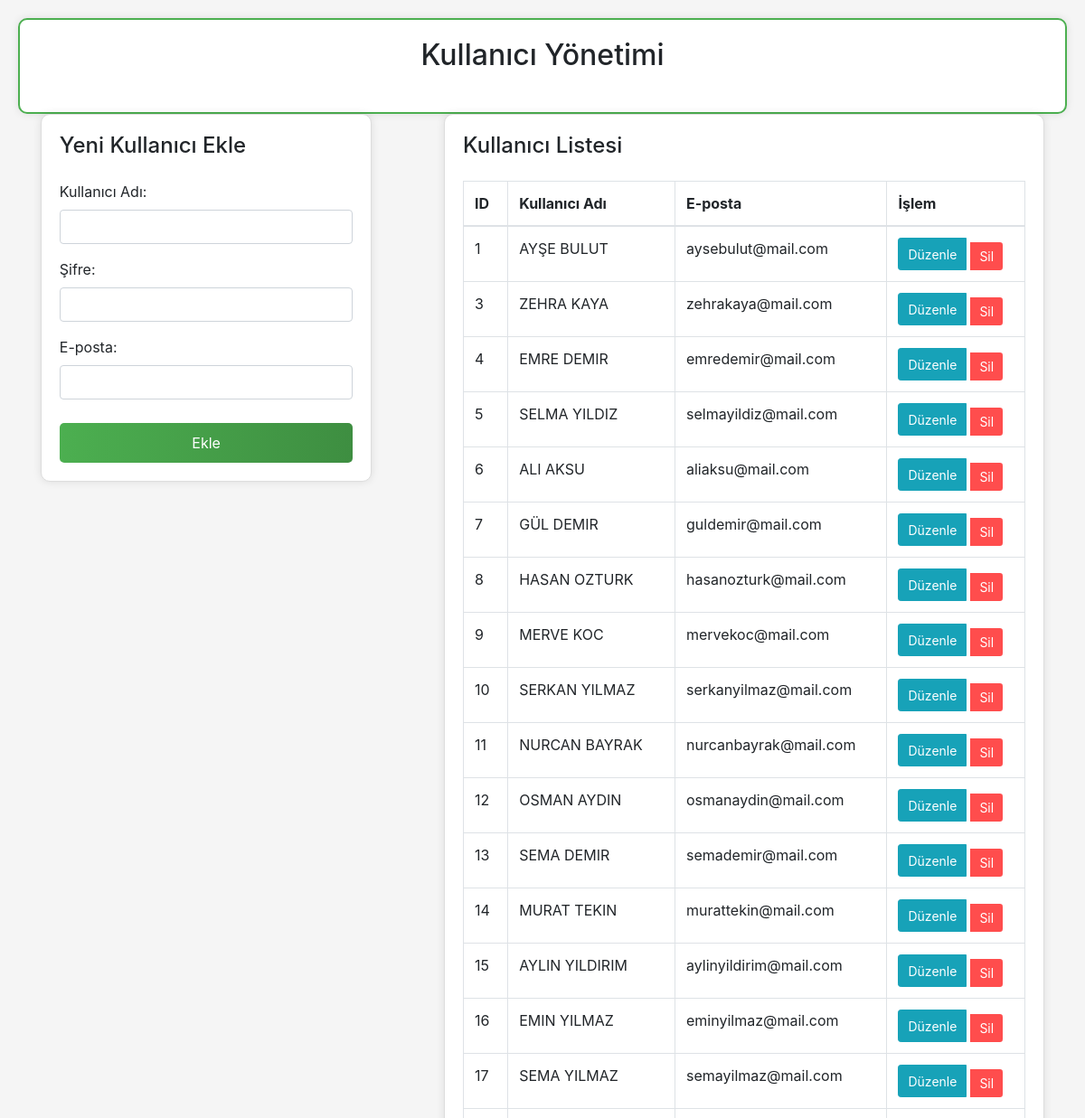
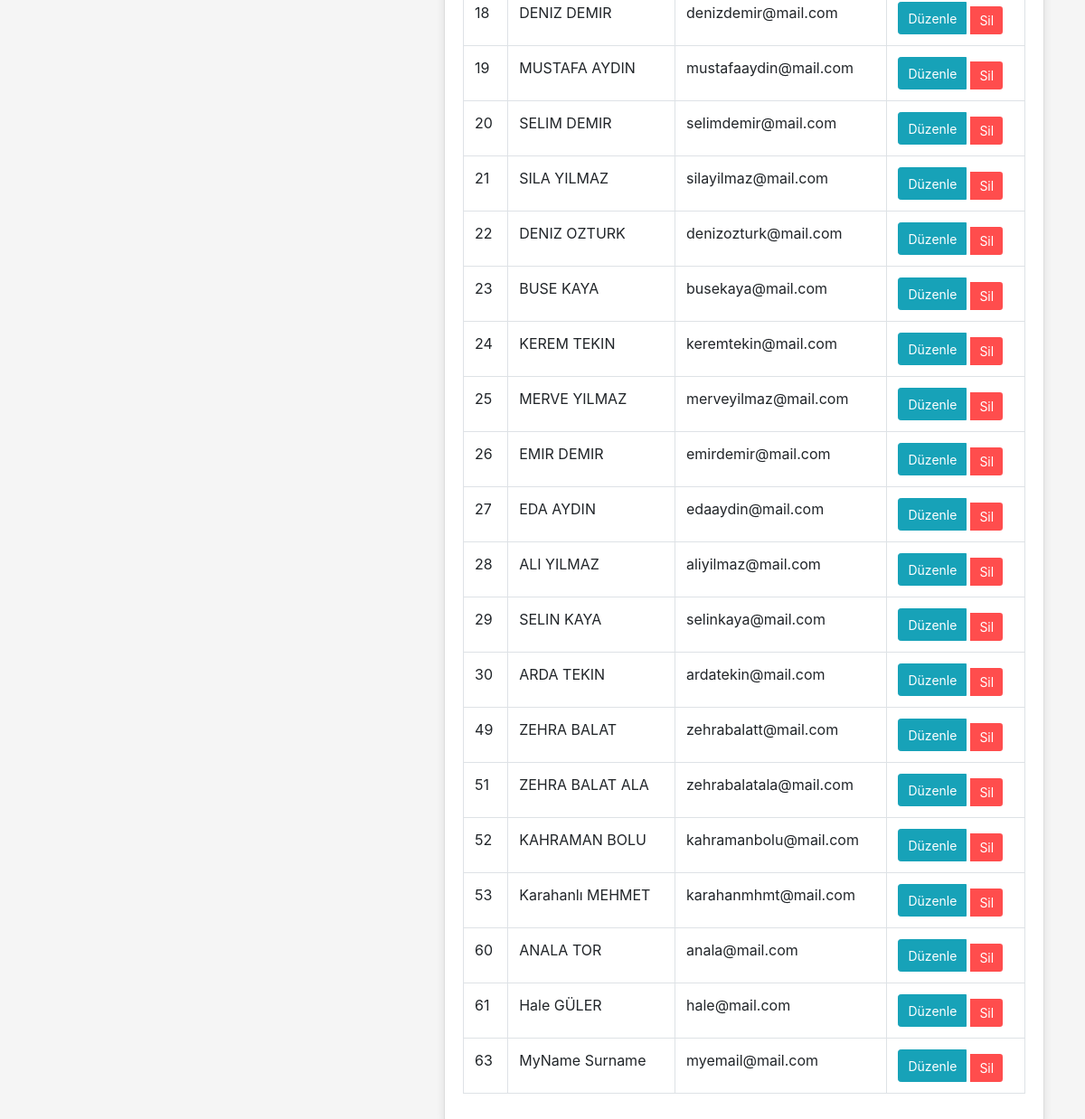
Page /includes/settings.php on the committed database (2 pictures, top to bottom).
### tables this page shows
CREATE TABLE `users` (
  `id` int(11) NOT NULL,
  `name` varchar(100) NOT NULL,
  `email` varchar(100) NOT NULL,
  `password` varchar(255) NOT NULL,
  `created_at` timestamp NOT NULL DEFAULT CURRENT_TIMESTAMP
);

### includes/settings.php (the view, shortened to what this page needs)
<?php
$servername = "localhost";
$username = "tubamhd";
$password = "123456";
$dbname = "member_register";
$conn = new mysqli($servername, $username, $password, $dbname);
?>
<!DOCTYPE html>
<html lang="tr">
<head>
    <link rel="stylesheet" href="https://stackpath.bootstrapcdn.com/bootstrap/4.5.2/css/bootstrap.min.css">
</head>
<body>
    <div class="container text-center">
        <h2 class="mb-4">Kullanıcı Yönetimi</h2>
    </div>
    <div class="row justify-content-around">
        <div class="col-lg-4">
            <div class="form-container">
                <h4 class="mb-4">Yeni Kullanıcı Ekle</h4>
                <form method="post" action="">
                    <div class="form-group">
                        <label for="new_username">Kullanıcı Adı:</label>
                        <input type="text" id="new_username" name="new_username" class="form-control" required>
                    </div>
                    <div class="form-group">
                        <label for="new_password">Şifre:</label>
                        <input type="password" id="new_password" name="new_password" class="form-control" required>
                    </div>
                    <div class="form-group">
                        <label for="new_email">E-posta:</label>
                        <input type="email" id="new_email" name="new_email" class="form-control" required>
                    </div>
                    <button type="submit" name="add_user" class="btn btn-gradient btn-block">Ekle</button>
                </form>
            </div>
        </div>
        <div class="col-lg-7">
            <div class="list-container">
                <h4 class="mb-4">Kullanıcı Listesi</h4>
                <table class="table table-bordered">
                    <thead>
                        <tr>
                            <th>ID</th>
                            <th>Kullanıcı Adı</th>
                            <th>E-posta</th>
                            <th>İşlem</th>
                        </tr>
                    </thead>
                    <tbody>
                        <?php
                        $sql = "SELECT * FROM users";
                        $result = $conn->query($sql);
                        if ($result->num_rows > 0) {
                            while ($row = $result->fetch_assoc()) {
                                echo "<tr>
                                    <td>{$row['id']}</td>
                                    <td>{$row['name']}</td>
                                    <td>{$row['email']}</td>
                                    <td>
                                        <div class='btn-group btn-group-sm'>
                                            <button class='btn btn-info' onclick=\"editUser({$row['id']}, '{$row['name']}', '{$row['password']}', '{$row['email']}')\">Düzenle</button>
                                            <a href='?delete_user={$row['id']}' class='btn btn-danger'>Sil</a>
                                        </div>
                                    </td>
                                </tr>";
                            }
                        } else {
                            echo "<tr><td colspan='4'>Kayıtlı kullanıcı yok.</td></tr>";
                        }
                        ?>
                    </tbody>
                </table>
            </div>
        </div>
    </div>
</body>
</html>

### includes/settings.php (style rules this page uses)
body { background-color: #f5f5f5; padding: 20px; }
.container { max-width: 100%; border: 2px solid #4CAF50; border-radius: 10px; padding: 20px; background-color: #ffffff; box-shadow: 0px 0px 10px 0px rgba(0,0,0,0.1); }
.form-container, .list-container, .edit-container { border: 1px solid #ddd; border-radius: 10px; padding: 20px; margin-bottom: 20px; background-color: #ffffff; box-shadow: 0px 0px 10px 0px rgba(0,0,0,0.1); }
.form-container { max-width: 400px; }
.list-container { min-width: 400px; }
.btn-gradient { background-image: linear-gradient(to right, #4CAF50, #3E8E41); border: none; color: white; padding: 10px 20px; text-align: center; text-decoration: none; display: inline-block; font-size: 16px; margin-top: 10px; border-radius: 5px; cursor: pointer; transition: background-color 0.3s; }
.btn-danger { background-color: #ff4d4d; border: none; padding: 5px 10px; text-align: center; text-decoration: none; display: inline-block; font-size: 14px; margin-top: 5px; border-radius: 5px; cursor: pointer; }
.list-container table { width: 100%; }
.btn-group-sm > .btn { padding: 5px 10px; font-size: 14px; }
.btn-group-sm > .btn:first-child { margin-right: 5px; }

### rows in the picture
users: id "1", name "AYŞE BULUT", email "aysebulut@mail.com"
users: id "3", name "ZEHRA KAYA", email "zehrakaya@mail.com"
users: id "4", name "EMRE DEMIR", email "emredemir@mail.com"
users: id "5", name "SELMA YILDIZ", email "selmayildiz@mail.com"
users: id "6", name "ALI AKSU", email "aliaksu@mail.com"
users: id "7", name "GÜL DEMIR", email "guldemir@mail.com"
users: id "8", name "HASAN OZTURK", email "hasanozturk@mail.com"
users: id "9", name "MERVE KOC", email "mervekoc@mail.com"
users: id "10", name "SERKAN YILMAZ", email "serkanyilmaz@mail.com"
users: id "11", name "NURCAN BAYRAK", email "nurcanbayrak@mail.com"
users: id "12", name "OSMAN AYDIN", email "osmanaydin@mail.com"
users: id "13", name "SEMA DEMIR", email "semademir@mail.com"
users: id "14", name "MURAT TEKIN", email "murattekin@mail.com"
users: id "15", name "AYLIN YILDIRIM", email "aylinyildirim@mail.com"
users: id "16", name "EMIN YILMAZ", email "eminyilmaz@mail.com"
users: id "17", name "SEMA YILMAZ", email "semayilmaz@mail.com"
users: id "18", name "DENIZ DEMIR", email "denizdemir@mail.com"
users: id "19", name "MUSTAFA AYDIN", email "mustafaaydin@mail.com"
users: id "20", name "SELIM DEMIR", email "selimdemir@mail.com"
users: id "21", name "SILA YILMAZ", email "silayilmaz@mail.com"
users: id "22", name "DENIZ OZTURK", email "denizozturk@mail.com"
users: id "23", name "BUSE KAYA", email "busekaya@mail.com"
users: id "24", name "KEREM TEKIN", email "keremtekin@mail.com"
users: id "25", name "MERVE YILMAZ", email "merveyilmaz@mail.com"
users: id "26", name "EMIR DEMIR", email "emirdemir@mail.com"
users: id "27", name "EDA AYDIN", email "edaaydin@mail.com"
users: id "28", name "ALI YILMAZ", email "aliyilmaz@mail.com"
users: id "29", name "SELIN KAYA", email "selinkaya@mail.com"
users: id "30", name "ARDA TEKIN", email "ardatekin@mail.com"
users: id "49", name "ZEHRA BALAT", email "zehrabalatt@mail.com"
users: id "51", name "ZEHRA BALAT ALA", email "zehrabalatala@mail.com"
users: id "52", name "KAHRAMAN BOLU", email "kahramanbolu@mail.com"
users: id "53", name "Karahanlı MEHMET", email "karahanmhmt@mail.com"
users: id "60", name "ANALA TOR", email "anala@mail.com"
users: id "61", name "Hale GÜLER", email "hale@mail.com"
users: id "63", name "MyName Surname", email "myemail@mail.com"
